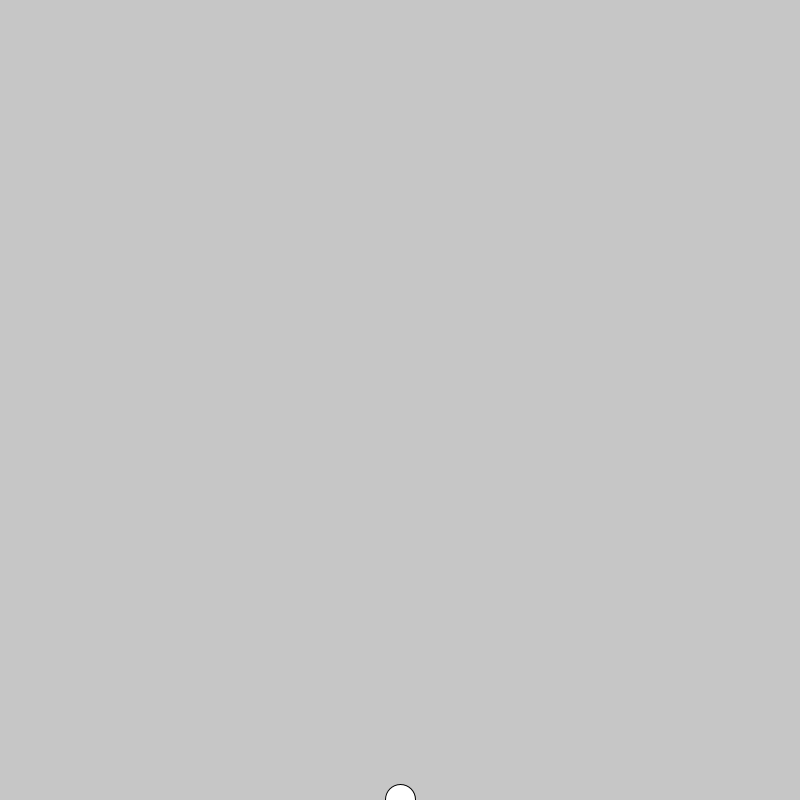
Frame 1 (no input)
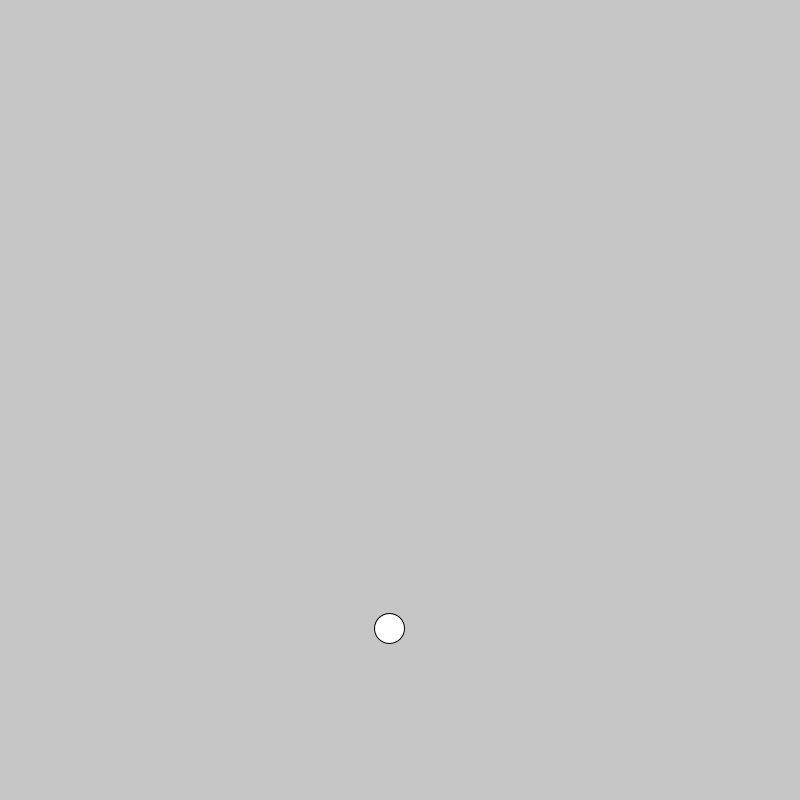
Frame 60 (the mouse pressed at the canvas centre just before this capture)
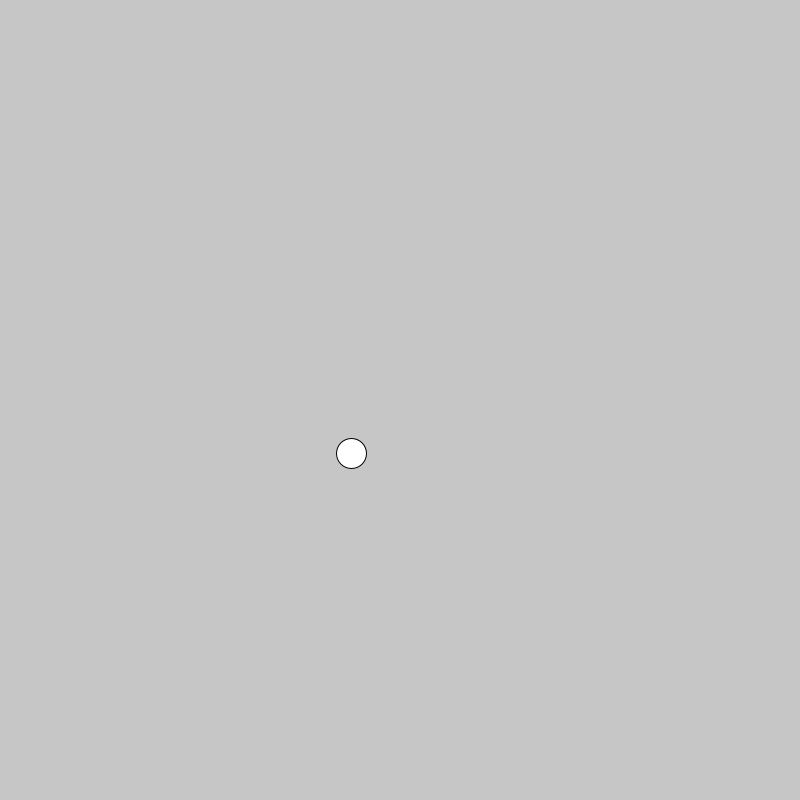
Frame 120 (the mouse held since frame 60 and released just before this capture)

The Processing sketch that drew these frames (run headless with seeded random() and noise(); from frame 60 on, the mouse is pressed at the canvas centre):

// Processing sketch: sketch_14_force_of_wind_on_balloon
// ── sketch_14_force_of_wind_on_balloon.pde
Balloon b;

void setup()
{
  size(800, 800);
  colorMode(HSB, 360, 100, 100);
  
  b = new Balloon();
}

void draw()
{
  background(280);
  b.update();
  b.display();
}

// ── Balloon_class.pde
class Balloon
{
  PVector location;
  PVector velocity;
  PVector acceleration;
  
  PVector wind;
  
  float x_t;
  float y_t;
  
  Balloon()
  {
    location = new PVector(width/2, height);
    velocity = new PVector(0, 0);
    acceleration = new PVector(0, -0.3);
    
    x_t = 0.0;
    y_t = 100.0;
    
    wind = new PVector(noise(x_t), noise(y_t));
  }

  void check_edges()
  {
    if (location.x < -5)
      location.x = 0;
    if (location.x > width)
      location.x = width;
      
    if (location.y <= 0)
    {
      // If the balloon reaches the top of the screen, "reset" the animation
      location.y = height;
    }

  }

  void update()
  {
    x_t += 0.1;
    y_t += 0.1;
    wind.x = map(noise(x_t), 0, 1, -0.3, 0.3);
    wind.y = map(noise(y_t), 0, 1, -0.1, -0.3);
    
    acceleration.add(wind);
    velocity.add(acceleration);
    velocity.limit(3);
    location.add(velocity);
    // Resets acceleration so wind doesn't accumulate
    acceleration.x = 0;
    acceleration.y = -0.3;
    
    check_edges();
  }
  
  void display()
  {
    circle(location.x, location.y, 30);
  }
  
}
